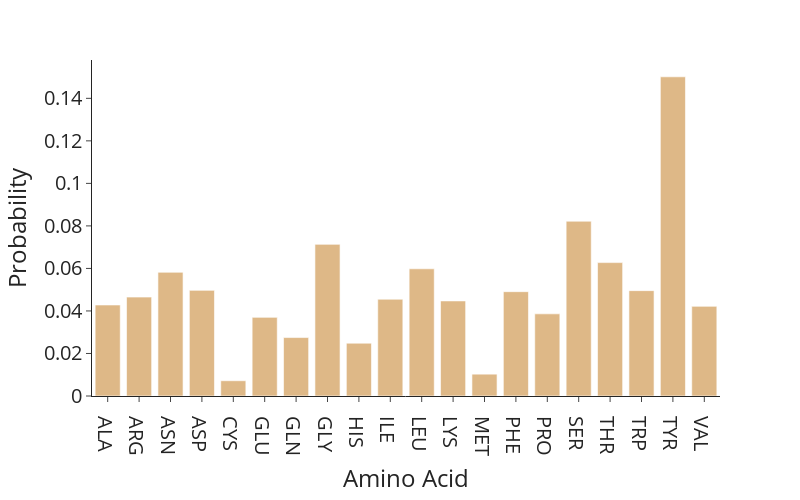

The notebook cell saved with this chart:
### Code cell
df_aa_comp = pd.DataFrame({'AA': cdr_dict_big_cluster_aa_comp_res_ratio.keys(),
    'Count': cdr_dict_big_cluster_aa_comp_res_ratio.values()})
    
fig_6e = px.histogram(df_aa_comp, x='AA', y='Count', 
    # color='color', barmode='group',
    height=400)
fig_6e.update_xaxes(title = "Amino Acid")
fig_6e.update_yaxes(title = "Count")
fig_6e.update_layout(yaxis_title_text='Probability')
fig_6e.update_traces(marker = {'color': 'BurlyWood'})
fig_6e.update_layout(font_size=20, width=800, height=500)

### Figure 1 — Plotly figure (JSON) as saved in the notebook; plotly's stock layout.template omitted (floating-point values rounded to 4 significant figures)
{"data": [{"alignmentgroup": "True", "bingroup": "x", "histfunc": "sum", "hovertemplate": "AA=%{x}<br>sum of Count=%{y}<extra></extra>", "legendgroup": "", "marker": {"color": "BurlyWood", "pattern": {"shape": ""}}, "name": "", "offsetgroup": "", "orientation": "v", "showlegend": false, "type": "histogram", "x": ["ALA", "ARG", "ASN", "ASP", "CYS", "GLU", "GLN", "GLY", "HIS", "ILE", "LEU", "LYS", "MET", "PHE", "PRO", "SER", "THR", "TRP", "TYR", "VAL"], "xaxis": "x", "y": [0.04281, 0.04653, 0.05821, 0.0497, 0.007184, 0.03699, 0.02748, 0.07132, 0.02487, 0.04553, 0.05983, 0.04472, 0.01028, 0.04907, 0.03865, 0.08223, 0.06274, 0.04955, 0.1501, 0.04218], "yaxis": "y"}], "layout": {"barmode": "relative", "font": {"size": 20}, "height": 500, "legend": {"tracegroupgap": 0}, "margin": {"t": 60}, "width": 800, "xaxis": {"anchor": "y", "domain": [0, 1], "title": {"text": "Amino Acid"}}, "yaxis": {"anchor": "x", "domain": [0, 1], "title": {"text": "Probability"}}}}
